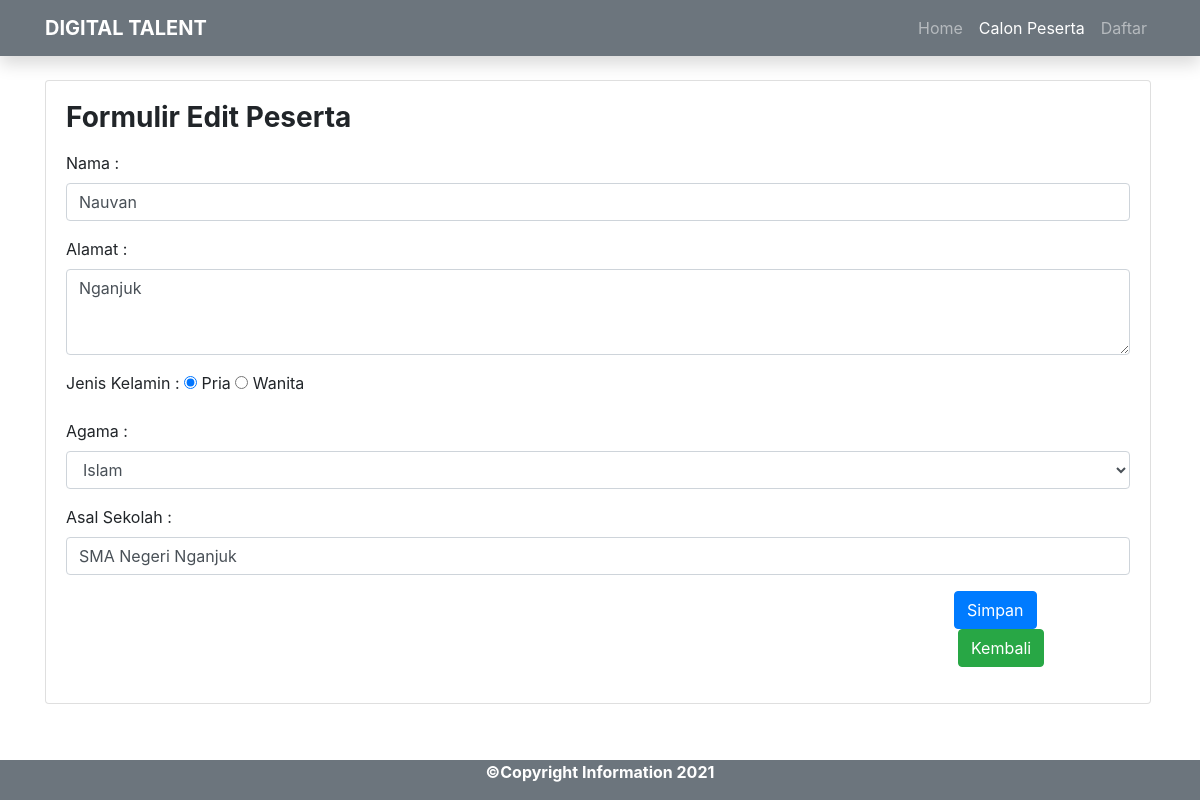
Page /form-edit.php?id=3 on the committed database.
### tables this page shows
CREATE TABLE `calon_peserta` (
  `id` int(11) NOT NULL,
  `nama` varchar(64) NOT NULL,
  `alamat` varchar(255) NOT NULL,
  `jenis_kelamin` varchar(20) NOT NULL,
  `agama` varchar(20) NOT NULL,
  `sekolah_asal` varchar(64) NOT NULL
);

### form-edit.php (the view, shortened to what this page needs)
<?php
include("koneksi.php");
$id = $_GET['id'];
$sql = "SELECT * FROM calon_peserta WHERE id=$id";
$query = mysqli_query($db, $sql);
$siswa = mysqli_fetch_assoc($query);
?>
<!DOCTYPE html>
<html lang="en">
<head>
    <link rel="stylesheet" href="css/bootstrap.css">
</head>
<body>
    <div class="row-xxl-4">
        <div class="col-xxl-4">
            <nav class="navbar navbar-expand-xl navbar-dark bg-secondary shadow fixed-top">
                <div class="container">
                    <a class="navbar-brand" style="font-weight: bold" href="index.php">DIGITAL TALENT</a>
                    <div class="collapse navbar-collapse justify-content-end" id="navbarNav">
                    <ul class="navbar-nav ms-auto">
                        <li class="nav-item">
                        <a class="nav-link " aria-current="page" href="index.php">Home</a>
                        </li>
                        <li class="nav-item">
                            <a class="nav-link active disabled" href="list.php">Calon Peserta</a>
                        </li>
                        <li class="nav-item">
                            <a class="nav-link" aria-disabled="true" href="daftar.php" tabindex="-1">Daftar</a>
                        </li>
                    </ul>
                    </div>
                </div>
            </nav>
        </div>
    </div>
    <div class="container" style="margin-top: 5rem; margin-bottom: 4rem">
        <div class="row">
            <div class="col">
                <div class="card" style="width: 69.1rem;">
                    <div class="card-body">
                        <header>
                            <h3 style="margin-bottom: 1rem"><strong>Formulir Edit Peserta</strong></h3>
                        </header>
                        <form action="proses-edit.php" method="POST">
                            <fieldset>
                                <p>
                                    <label for="nama"> Nama : </label>
                                    <input class="form-control" type="text" name="nama" value="<?php echo $siswa['nama'] ?>">
                                </p>
                                <p>
                                    <label for="alamat"> Alamat : </label>
                                    <textarea class="form-control" name="alamat" id="alamat" cols="15" rows="3"><?php echo $siswa['alamat'] ?></textarea>
                                </p>
                                <p>
                                    <label for="jenis_kelamin">Jenis Kelamin : </label>
                                    <?php $jk = $siswa['jenis_kelamin']; ?>
                                    <label for=""> <input type="radio" name="jenis_kelamin" value="Pria" <?php echo($jk == 'Pria') ? "checked" : ""?> > Pria </label>
                                    <label for=""> <input type="radio" name="jenis_kelamin" value="Wanita" <?php echo($jk == 'Wanita') ? "checked" : ""?> > Wanita </label>
                                </p>
                                <p>
                                    <label for="agama"> Agama : </label>
                                    <?php $agama = $siswa['agama']; ?>
                                    <select class="form-control" name="agama" id="agama">
                                        <option <?php echo($agama == 'islam') ? "selected": "" ?> > Islam</option>
                                    </select>
                                </p>
                                <p>
                                    <label for="sekolah_asal"> Asal Sekolah : </label>
                                    <input class="form-control" type="text" name="sekolah_asal" value="<?php echo $siswa['sekolah_asal'] ?>">
                                </p>
                                <div class="mb-3" style="margin-left: 55.5rem">
                                <input class="btn btn-primary" type="submit" value="Simpan" name="simpan">
                                        <a style="color: white; text-decoration: none;" href="list.php"><button type="button" class="btn btn-success ml-1">Kembali</button></a>
                                    </div>
                            </fieldset>
                        </form>
                    </div>
                </div>
            </div>
        </div>
    </div>
    <footer class="bg-secondary text-white text-center fixed-bottom">
        <p><b>©Copyright Information 2021</b></p>
    </footer>
</body>
</html>

### rows in the picture
calon_peserta: nama "Nauvan", alamat "Nganjuk", jenis_kelamin "☑", sekolah_asal "SMA Negeri Nganjuk"
